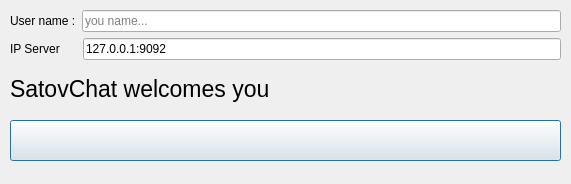
<?xml version="1.0" encoding="UTF-8"?>
<ui version="4.0">
 <class>Authorization</class>
 <widget class="QDialog" name="Authorization">
  <property name="geometry">
   <rect>
    <x>0</x>
    <y>0</y>
    <width>571</width>
    <height>184</height>
   </rect>
  </property>
  <property name="minimumSize">
   <size>
    <width>571</width>
    <height>184</height>
   </size>
  </property>
  <property name="maximumSize">
   <size>
    <width>571</width>
    <height>184</height>
   </size>
  </property>
  <property name="windowTitle">
   <string>Join Chat</string>
  </property>
  <widget class="QPushButton" name="pushButton_Join">
   <property name="geometry">
    <rect>
     <x>10</x>
     <y>120</y>
     <width>551</width>
     <height>41</height>
    </rect>
   </property>
   <property name="cursor">
    <cursorShape>PointingHandCursor</cursorShape>
   </property>
   <property name="text">
    <string/>
   </property>
   <property name="icon">
    <iconset resource="img.qrc">
     <normaloff>:/new/prefix1/join-512.png</normaloff>:/new/prefix1/join-512.png</iconset>
   </property>
   <property name="iconSize">
    <size>
     <width>40</width>
     <height>101</height>
    </size>
   </property>
   <property name="shortcut">
    <string>Return</string>
   </property>
   <property name="checkable">
    <bool>false</bool>
   </property>
   <property name="checked">
    <bool>false</bool>
   </property>
   <property name="autoExclusive">
    <bool>false</bool>
   </property>
   <property name="autoDefault">
    <bool>true</bool>
   </property>
   <property name="default">
    <bool>false</bool>
   </property>
   <property name="flat">
    <bool>false</bool>
   </property>
  </widget>
  <widget class="QWidget" name="layoutWidget">
   <property name="geometry">
    <rect>
     <x>10</x>
     <y>10</y>
     <width>551</width>
     <height>102</height>
    </rect>
   </property>
   <layout class="QVBoxLayout" name="verticalLayout_2">
    <item>
     <layout class="QVBoxLayout" name="verticalLayout">
      <item>
       <layout class="QHBoxLayout" name="horizontalLayout_2">
        <item>
         <widget class="QLabel" name="label">
          <property name="text">
           <string>User name :</string>
          </property>
         </widget>
        </item>
        <item>
         <widget class="QLineEdit" name="lineEdit_User">
          <property name="text">
           <string/>
          </property>
          <property name="placeholderText">
           <string>you name...</string>
          </property>
         </widget>
        </item>
       </layout>
      </item>
      <item>
       <layout class="QHBoxLayout" name="horizontalLayout">
        <item>
         <widget class="QLabel" name="label_2">
          <property name="text">
           <string>IP Server     </string>
          </property>
         </widget>
        </item>
        <item>
         <widget class="QLineEdit" name="lineEdit_Ip">
          <property name="baseSize">
           <size>
            <width>0</width>
            <height>0</height>
           </size>
          </property>
          <property name="text">
           <string>127.0.0.1:9092</string>
          </property>
          <property name="placeholderText">
           <string/>
          </property>
         </widget>
        </item>
       </layout>
      </item>
     </layout>
    </item>
    <item>
     <widget class="QLabel" name="label_error">
      <property name="palette">
       <palette>
        <active>
         <colorrole role="LinkVisited">
          <brush brushstyle="SolidPattern">
           <color alpha="255">
            <red>239</red>
            <green>41</green>
            <blue>41</blue>
           </color>
          </brush>
         </colorrole>
        </active>
        <inactive>
         <colorrole role="LinkVisited">
          <brush brushstyle="SolidPattern">
           <color alpha="255">
            <red>239</red>
            <green>41</green>
            <blue>41</blue>
           </color>
          </brush>
         </colorrole>
        </inactive>
        <disabled>
         <colorrole role="LinkVisited">
          <brush brushstyle="SolidPattern">
           <color alpha="255">
            <red>239</red>
            <green>41</green>
            <blue>41</blue>
           </color>
          </brush>
         </colorrole>
        </disabled>
       </palette>
      </property>
      <property name="font">
       <font>
        <pointsize>17</pointsize>
       </font>
      </property>
      <property name="text">
       <string>SatovChat welcomes you</string>
      </property>
     </widget>
    </item>
   </layout>
  </widget>
 </widget>
 <resources>
  <include location="img.qrc"/>
 </resources>
 <connections/>
</ui>
